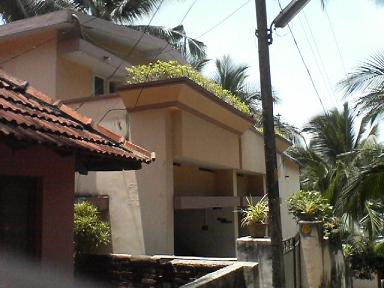
%> input picture home.jpg, 384 x 288 px
$ octave wmark.m   (GNU Octave 9; MATLAB toolbox functions it lacks are replaced by stand-ins)
%> lines starting %> are read from the running program, lines starting %| are printed output that depends on the picture


clc;clear all;close all;

img  = imread('home.jpg'); %Get the input image
%> img is the input picture: size 288x384x3 uint8; mean R, G, B 113.2, 106.9, 96.5
img  = rgb2gray(img);      %Convert to grayscale image
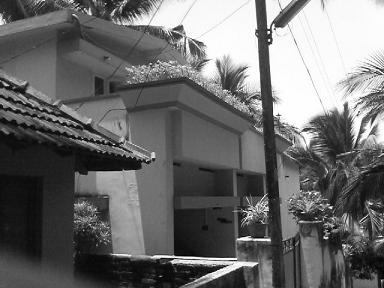
%> img: size 288x384 uint8; min 0, max 255, mean 107.6

img  = double(img);
%> img: size 288x384 double
c = 0.01; %Initialise the weight of Watermarking

figure,imshow(uint8(img)),title('Original Image');
[p q] = size(img);
%> p = 288; q = 384

%Generate the key
n = awgn(img,4,3,'linear');
N = imabsdiff(n,img);
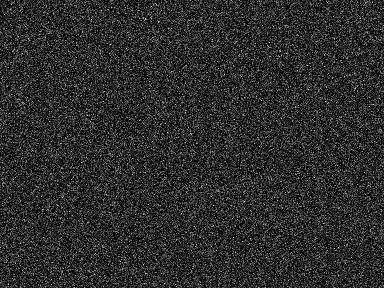
%> N: size 288x384 double; min 3.11e-07, max 3.84, mean 0.69; drawn with min black and max white
figure,imshow(double(N)),title('Key');
%> after `imshow(double(N))`:
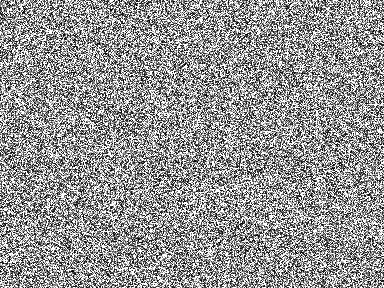
%> displayed picture: size 288x384, on the screen's scale of 0 to 255; min 0, max 255, mean 148.9


[Lo_D,Hi_D,Lo_R,Hi_R] = wfilters('haar');%Obtain the fiters associated with haar
%> (the run ends here)
